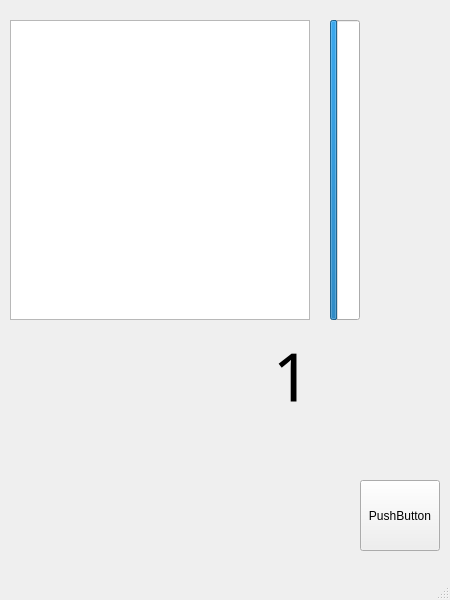
<?xml version="1.0" encoding="UTF-8"?>
<ui version="4.0">
 <class>MainWindow</class>
 <widget class="QMainWindow" name="MainWindow">
  <property name="geometry">
   <rect>
    <x>0</x>
    <y>0</y>
    <width>450</width>
    <height>600</height>
   </rect>
  </property>
  <property name="windowTitle">
   <string>MainWindow</string>
  </property>
  <widget class="QWidget" name="centralwidget">
   <property name="enabled">
    <bool>true</bool>
   </property>
   <widget class="QStackedWidget" name="stackedWidget">
    <property name="geometry">
     <rect>
      <x>10</x>
      <y>0</y>
      <width>431</width>
      <height>481</height>
     </rect>
    </property>
    <property name="currentIndex">
     <number>1</number>
    </property>
    <widget class="QWidget" name="page">
     <widget class="QGraphicsView" name="contenitore_lancette">
      <property name="geometry">
       <rect>
        <x>0</x>
        <y>0</y>
        <width>431</width>
        <height>461</height>
       </rect>
      </property>
     </widget>
     <widget class="QLabel" name="velocita_text">
      <property name="geometry">
       <rect>
        <x>280</x>
        <y>58</y>
        <width>120</width>
        <height>16</height>
       </rect>
      </property>
      <property name="text">
       <string>TextLabel</string>
      </property>
     </widget>
     <widget class="QLabel" name="girimotore_text">
      <property name="geometry">
       <rect>
        <x>280</x>
        <y>176</y>
        <width>120</width>
        <height>16</height>
       </rect>
      </property>
      <property name="text">
       <string>TextLabel</string>
      </property>
     </widget>
     <widget class="QLabel" name="pedaleacc_text">
      <property name="geometry">
       <rect>
        <x>280</x>
        <y>292</y>
        <width>120</width>
        <height>16</height>
       </rect>
      </property>
      <property name="text">
       <string>TextLabel</string>
      </property>
     </widget>
     <widget class="QLabel" name="temperatura_text">
      <property name="geometry">
       <rect>
        <x>280</x>
        <y>410</y>
        <width>120</width>
        <height>16</height>
       </rect>
      </property>
      <property name="text">
       <string>TextLabel</string>
      </property>
     </widget>
    </widget>
    <widget class="QWidget" name="page_2">
     <widget class="QGraphicsView" name="contenitore_page_2">
      <property name="geometry">
       <rect>
        <x>0</x>
        <y>20</y>
        <width>300</width>
        <height>300</height>
       </rect>
      </property>
     </widget>
     <widget class="QProgressBar" name="pedaleacc_bar">
      <property name="geometry">
       <rect>
        <x>320</x>
        <y>20</y>
        <width>30</width>
        <height>300</height>
       </rect>
      </property>
      <property name="value">
       <number>24</number>
      </property>
      <property name="textVisible">
       <bool>false</bool>
      </property>
     </widget>
     <widget class="QLabel" name="velocita_text_2">
      <property name="geometry">
       <rect>
        <x>210</x>
        <y>330</y>
        <width>91</width>
        <height>91</height>
       </rect>
      </property>
      <property name="font">
       <font>
        <family>Digital Display</family>
        <pointsize>50</pointsize>
       </font>
      </property>
      <property name="text">
       <string>1</string>
      </property>
      <property name="alignment">
       <set>Qt::AlignmentFlag::AlignRight|Qt::AlignmentFlag::AlignTrailing|Qt::AlignmentFlag::AlignVCenter</set>
      </property>
     </widget>
    </widget>
   </widget>
   <widget class="QPushButton" name="pushButton">
    <property name="enabled">
     <bool>true</bool>
    </property>
    <property name="geometry">
     <rect>
      <x>360</x>
      <y>480</y>
      <width>80</width>
      <height>71</height>
     </rect>
    </property>
    <property name="text">
     <string>PushButton</string>
    </property>
   </widget>
  </widget>
  <widget class="QMenuBar" name="menubar">
   <property name="geometry">
    <rect>
     <x>0</x>
     <y>0</y>
     <width>450</width>
     <height>21</height>
    </rect>
   </property>
  </widget>
  <widget class="QStatusBar" name="statusbar"/>
 </widget>
 <resources/>
 <connections/>
</ui>
